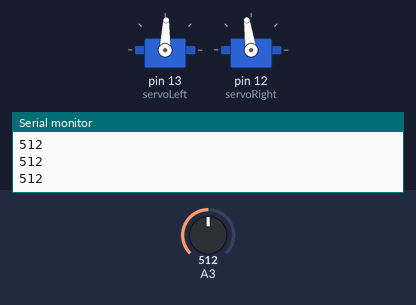
The sketch below on a simulated Arduino Uno, built with avr-gcc and run on an emulated ATmega328P. On the bench: 2 × servo, the last lines printed to the serial monitor. The test bench sets the inputs (shaded band); at power-on: A3 = 512.

Above: at 1.2 s.
1.3 s: A3 set to 578
At 2.5 s:
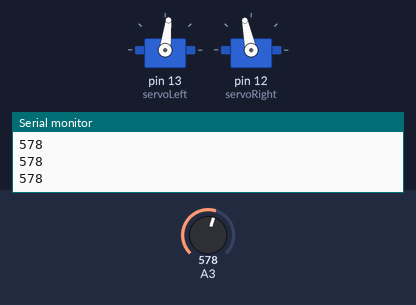
2.8 s: A3 set to 558
At 3.9 s:
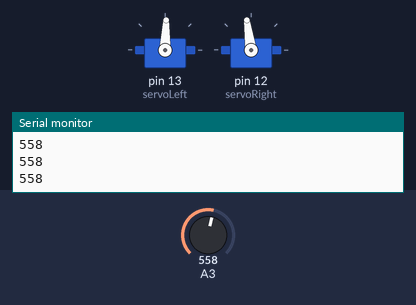
4.3 s: A3 set to 716
At 4.9 s:
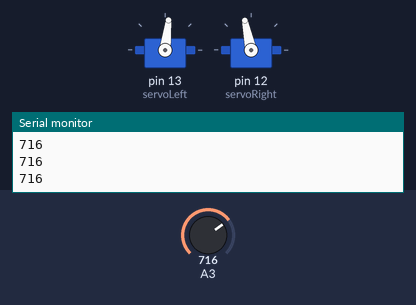
Timing chart, 0 to 7.3 s (numbered marks = the images above; inputs shaded):
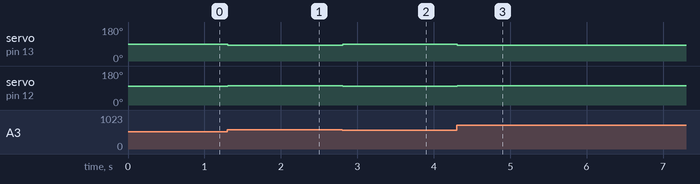

The sketch:

bluetooth_test.ino
```cpp
#include <Servo.h>


Servo servoLeft;
Servo servoRight;

void setup() {
  Serial.begin(9600);
  //pinMode(6, OUTPUT);
  servoLeft.attach(13);
  servoRight.attach(12);
}

void loop()
{
 /** int sensorReading1 = analogRead(A4);
  //Serial.println(sensorReading1);
  if (sensorReading1 <= 300) {
    digitalWrite(6, HIGH);
  }
  else {
    digitalWrite(6, LOW);
  }**/

  int sensorReading2 = analogRead(A3);
  Serial.println(sensorReading2);
  if (sensorReading2 > 568) {
//    if(Serial.available()>0)
//      { //check if any data is available at the serial port
//        char data = Serial.read(); //read and then store data from board in "data" variable
//        switch(data) //compare data with switch statement, to do if X is this do this, if x is that do that
//          {
//            case 'Z'://forward
              servoRight.writeMicroseconds(1600);
              servoLeft.writeMicroseconds(1400);
//              delay(1000);
//            case 'z': //stop
//              servoRight.writeMicroseconds(1500);
//              servoLeft.writeMicroseconds(1500);
//              delay(1000);
//            case 'Y': //back
//              servoRight.writeMicroseconds(1400);
//              servoLeft.writeMicroseconds(1600);
//              delay(1000);
//            case 'y': //stop
//              servoRight.writeMicroseconds(1500);
//              servoLeft.writeMicroseconds(1500);
//              delay(1000);
//          }
//          //Serial.println(data);
//      }
//      delay(50);
  }
  else if (sensorReading2 <= 568 && sensorReading2 > 284) {
//    if(Serial.available()>0)
//      {
//        char data = Serial.read();
//        switch(data)
//          {
//            case 'Z':
              servoRight.writeMicroseconds(1550);
              servoLeft.writeMicroseconds(1450);
//              delay(1000);
//            case 'z':
//              servoRight.writeMicroseconds(1500);
//              servoLeft.writeMicroseconds(1500);
//              delay(1000);
//            case 'Y':
//              servoRight.writeMicroseconds(1450);
//              servoLeft.writeMicroseconds(1550);
//              delay(1000);
//            case 'y':
//              servoRight.writeMicroseconds(1500);
//              servoLeft.writeMicroseconds(1500);
//              delay(1000);
//          }
//          //Serial.println(data);
//      }
//      delay(50);
  }
  else {
//    if(Serial.available()>0)
//      { //check if any data is available at the serial port
//        char data = Serial.read(); //read and then store data from board in "data" variable
//        switch(data) //compare data with switch statement, to do if X is this do this, if x is that do that
//          {
//            case 'Z':
            servoRight.writeMicroseconds(1525);
             servoLeft.writeMicroseconds(1475);
//              delay(1000);
//            case 'z':
//              servoRight.writeMicroseconds(1500);
//              servoLeft.writeMicroseconds(1500);
//              delay(1000);
//            case 'Y':
//              servoRight.writeMicroseconds(1475);
//              servoLeft.writeMicroseconds(1525);
//              delay(1000);
//            case 'y':
//              servoRight.writeMicroseconds(1500);
//              servoLeft.writeMicroseconds(1500);
//              delay(1000);
//          }
//          //Serial.println(data);
      }
//  delay(50);
//  }
}
```

Measured:
- after the input at 1.3 s, servo on pin 13 (servoLeft): 88° → 83° at once; servo on pin 12 (servoRight): 98° → 102° at once
- after the input at 2.8 s, servo on pin 13 (servoLeft): 83° → 88° at once; servo on pin 12 (servoRight): 102° → 98° at once
- after the input at 4.3 s, servo on pin 13 (servoLeft): 88° → 83° at once; servo on pin 12 (servoRight): 98° → 102° at once
